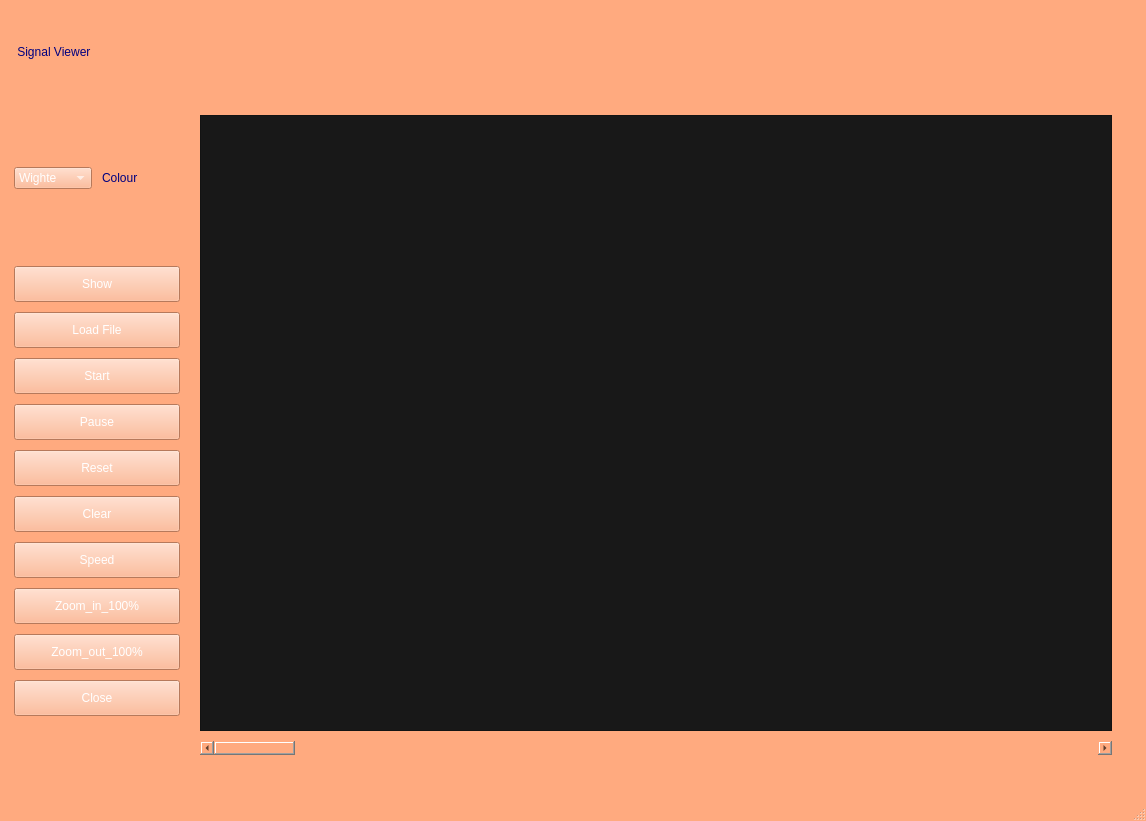
<?xml version="1.0" encoding="UTF-8"?>
<ui version="4.0">
 <class>MainWindow</class>
 <widget class="QMainWindow" name="MainWindow">
  <property name="geometry">
   <rect>
    <x>0</x>
    <y>0</y>
    <width>1146</width>
    <height>821</height>
   </rect>
  </property>
  <property name="windowTitle">
   <string>MainWindow</string>
  </property>
  <property name="styleSheet">
   <string notr="true">QMainWindow{
background-color: rgb(255, 170, 127);
}

QPushButton{

  
font: 75 12pt &quot;MS Shell Dlg 2&quot;;
 
	
background-color: rgb(255, 170, 127);
	
color: rgb(255, 255, 255);
padding: 10px 10px;
 
 text-align: center;
 



}
</string>
  </property>
  <widget class="QWidget" name="centralwidget">
   <layout class="QGridLayout" name="gridLayout_3">
    <item row="0" column="0">
     <layout class="QGridLayout" name="gridLayout_2" rowstretch="10,90" columnstretch="15,85">
      <property name="leftMargin">
       <number>5</number>
      </property>
      <property name="topMargin">
       <number>5</number>
      </property>
      <property name="rightMargin">
       <number>5</number>
      </property>
      <property name="bottomMargin">
       <number>5</number>
      </property>
      <property name="spacing">
       <number>10</number>
      </property>
      <item row="0" column="0" colspan="2">
       <widget class="QLabel" name="signalViewerLabel">
        <property name="styleSheet">
         <string notr="true">QLabel{

	font: 75 26pt &quot;MS Serif&quot;;
	color: rgb(0, 0, 127);


}</string>
        </property>
        <property name="text">
         <string> Signal Viewer</string>
        </property>
       </widget>
      </item>
      <item row="1" column="1">
       <layout class="QGridLayout" name="gridLayout_4">
        <property name="leftMargin">
         <number>10</number>
        </property>
        <property name="topMargin">
         <number>15</number>
        </property>
        <property name="bottomMargin">
         <number>10</number>
        </property>
        <item row="0" column="0">
         <widget class="PlotWidget" name="graphicsView">
          <property name="styleSheet">
           <string notr="true">QGraphicsView{
	background-color: rgb(24, 24, 24);

}</string>
          </property>
         </widget>
        </item>
        <item row="1" column="0">
         <widget class="QScrollBar" name="horizontalScrollBar">
          <property name="minimumSize">
           <size>
            <width>0</width>
            <height>0</height>
           </size>
          </property>
          <property name="styleSheet">
           <string notr="true">QScrollBar{
background-color: rgb(255, 170, 127);
}</string>
          </property>
          <property name="orientation">
           <enum>Qt::Horizontal</enum>
          </property>
         </widget>
        </item>
        <item row="2" column="0">
         <spacer name="horizontalSpacer">
          <property name="orientation">
           <enum>Qt::Horizontal</enum>
          </property>
          <property name="sizeHint" stdset="0">
           <size>
            <width>40</width>
            <height>20</height>
           </size>
          </property>
         </spacer>
        </item>
        <item row="0" column="1">
         <spacer name="verticalSpacer">
          <property name="orientation">
           <enum>Qt::Vertical</enum>
          </property>
          <property name="sizeHint" stdset="0">
           <size>
            <width>20</width>
            <height>40</height>
           </size>
          </property>
         </spacer>
        </item>
       </layout>
      </item>
      <item row="1" column="0">
       <layout class="QGridLayout" name="gridLayout">
        <item row="0" column="0">
         <widget class="QComboBox" name="comboBox">
          <property name="styleSheet">
           <string notr="true">QComboBox{
	
font: 75 12pt &quot;MS Shell Dlg 2&quot;;
 
	
background-color: rgb(255, 170, 127);
	
color: rgb(255, 255, 255);

 
 text-align: center;
 
}</string>
          </property>
          <item>
           <property name="text">
            <string>Wighte</string>
           </property>
          </item>
          <item>
           <property name="text">
            <string>Green</string>
           </property>
          </item>
          <item>
           <property name="text">
            <string>Red</string>
           </property>
          </item>
         </widget>
        </item>
        <item row="0" column="1">
         <widget class="QLabel" name="colourLabel">
          <property name="styleSheet">
           <string notr="true">QLabel{

	font: 75 18pt &quot;MS Serif&quot;;
	color: rgb(0, 0, 127);


}</string>
          </property>
          <property name="text">
           <string>Colour</string>
          </property>
         </widget>
        </item>
        <item row="1" column="0" colspan="2">
         <layout class="QVBoxLayout" name="verticalLayout">
          <item>
           <widget class="QPushButton" name="showHidenPushButton">
            <property name="text">
             <string>Show</string>
            </property>
           </widget>
          </item>
          <item>
           <widget class="QPushButton" name="loadFilePushButton">
            <property name="text">
             <string>Load File</string>
            </property>
           </widget>
          </item>
          <item>
           <widget class="QPushButton" name="startPushButton">
            <property name="text">
             <string>Start</string>
            </property>
           </widget>
          </item>
          <item>
           <widget class="QPushButton" name="pausePushButton">
            <property name="text">
             <string>Pause</string>
            </property>
           </widget>
          </item>
          <item>
           <widget class="QPushButton" name="ResetPushButton">
            <property name="text">
             <string>Reset</string>
            </property>
           </widget>
          </item>
          <item>
           <widget class="QPushButton" name="clearPushButton">
            <property name="text">
             <string>Clear</string>
            </property>
           </widget>
          </item>
          <item>
           <widget class="QPushButton" name="speedPushButton">
            <property name="text">
             <string>Speed</string>
            </property>
           </widget>
          </item>
          <item>
           <widget class="QPushButton" name="zoomInPushButton">
            <property name="text">
             <string>Zoom_in_100%</string>
            </property>
           </widget>
          </item>
          <item>
           <widget class="QPushButton" name="zoomOutPushButton">
            <property name="text">
             <string>Zoom_out_100%</string>
            </property>
           </widget>
          </item>
          <item>
           <widget class="QPushButton" name="ClosePushButton">
            <property name="text">
             <string>Close</string>
            </property>
           </widget>
          </item>
         </layout>
        </item>
       </layout>
      </item>
     </layout>
    </item>
   </layout>
  </widget>
  <widget class="QStatusBar" name="statusbar"/>
 </widget>
 <customwidgets>
  <customwidget>
   <class>PlotWidget</class>
   <extends>QGraphicsView</extends>
   <header location="global">plotwidget</header>
  </customwidget>
 </customwidgets>
 <resources/>
 <connections/>
</ui>
